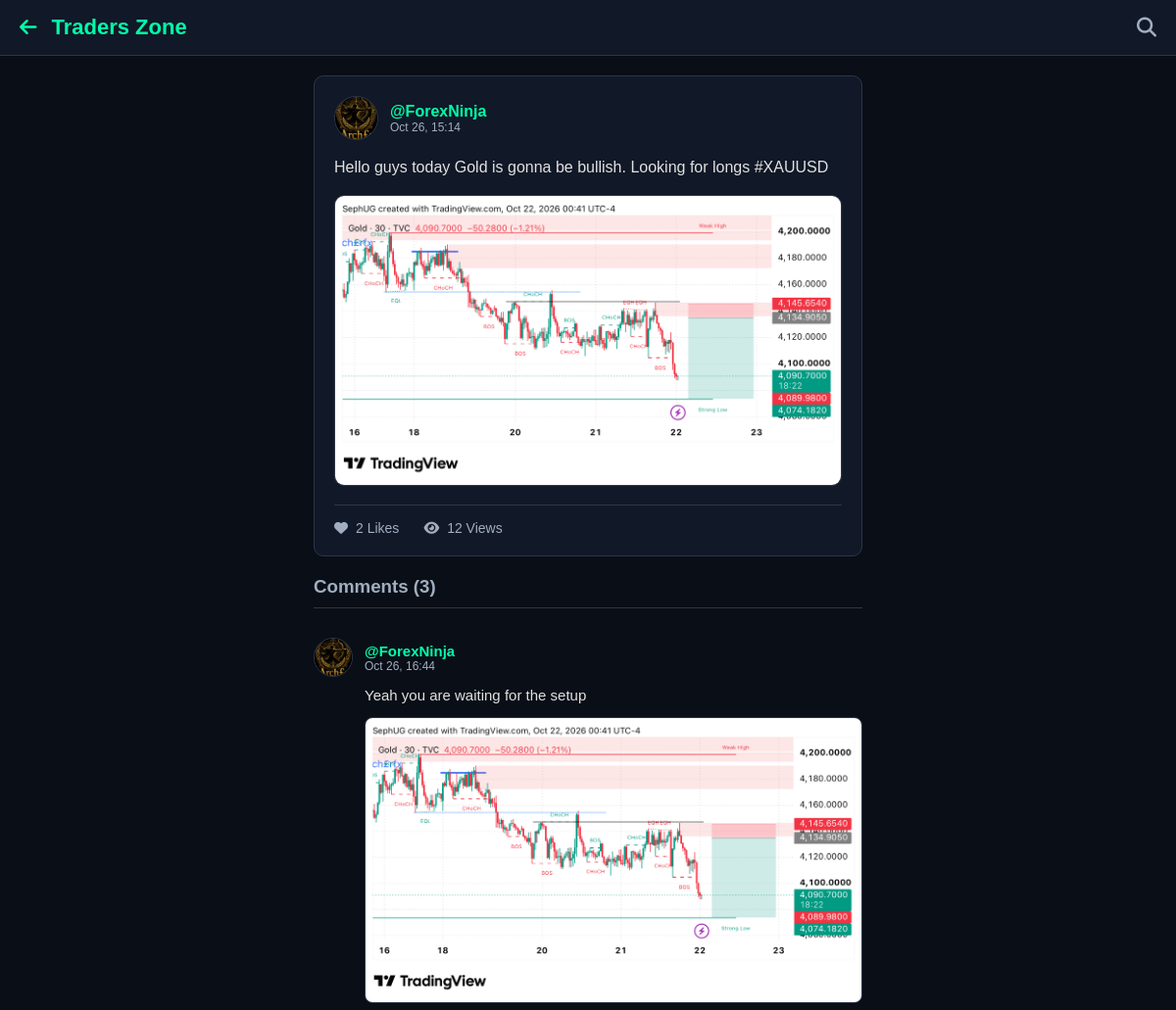
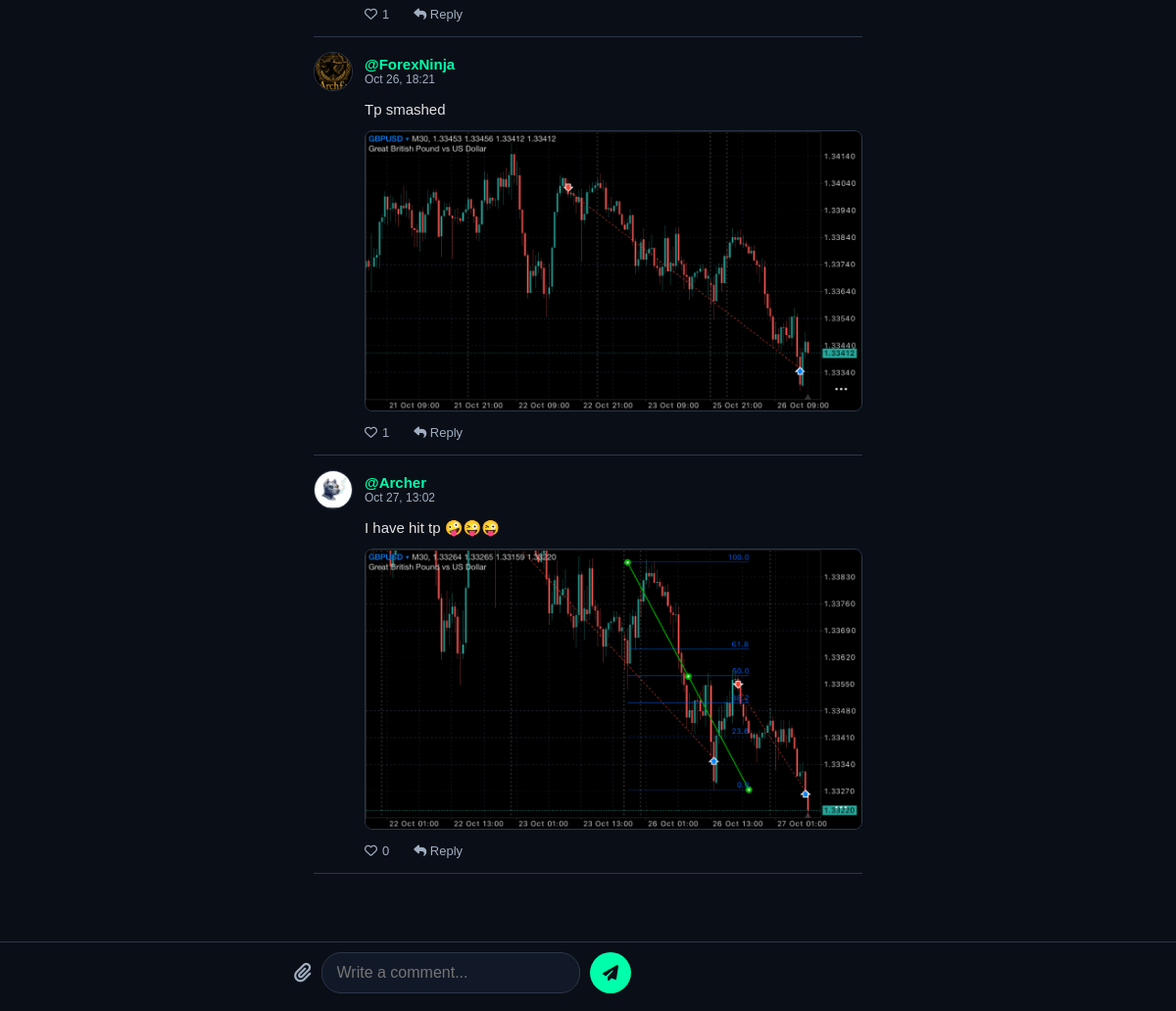
Page /post/4 (signed in) on the committed database (2 pictures, top to bottom).
### tables this page shows
CREATE TABLE users (
            id INTEGER PRIMARY KEY AUTOINCREMENT,
            username TEXT UNIQUE NOT NULL,
            password TEXT NOT NULL,
            bio TEXT DEFAULT 'Forex & Crypto Trader'
        , avatar_path TEXT, name TEXT, email TEXT, last_seen DATETIME);

CREATE TABLE posts (
            id INTEGER PRIMARY KEY AUTOINCREMENT,
            user_id INTEGER NOT NULL,
            content TEXT NOT NULL,
            timestamp DATETIME DEFAULT CURRENT_TIMESTAMP, views INTEGER DEFAULT 0, image_path TEXT,
            FOREIGN KEY (user_id) REFERENCES users (id)
        );

CREATE TABLE comments (
            id INTEGER PRIMARY KEY AUTOINCREMENT,
            post_id INTEGER NOT NULL,
            user_id INTEGER NOT NULL,
            text_content TEXT,
            image_path TEXT,
            sticker TEXT,
            timestamp DATETIME DEFAULT CURRENT_TIMESTAMP,
            FOREIGN KEY (post_id) REFERENCES posts (id),
            FOREIGN KEY (user_id) REFERENCES users (id)
        );

### app.py (the view)
@app.route('/post/<int:post_id>')
def view_post(post_id):
    if 'user_id' not in session:
        return redirect(url_for('login'))
    conn = get_db_connection()
    me = conn.execute('SELECT id FROM users WHERE username = ?', (session['user_id'],)).fetchone()
    has_viewed = conn.execute('SELECT * FROM post_views WHERE post_id = ? AND user_id = ?', (post_id, me['id'])).fetchone()
    if not has_viewed:
        conn.execute('INSERT INTO post_views (post_id, user_id) VALUES (?, ?)', (post_id, me['id']))
        conn.execute('UPDATE posts SET views = views + 1 WHERE id = ?', (post_id,))
        conn.commit()
    post = conn.execute('''
        SELECT posts.*, users.username, users.avatar_path,
        (SELECT COUNT(*) FROM likes WHERE likes.post_id = posts.id) as like_count
        FROM posts
        JOIN users ON posts.user_id = users.id
        WHERE posts.id = ?
    ''', (post_id,)).fetchone()
    comments = conn.execute('''
        SELECT comments.*, users.username, users.avatar_path,
        (SELECT COUNT(*) FROM comment_likes WHERE comment_likes.comment_id = comments.id) as like_count
        FROM comments
        JOIN users ON comments.user_id = users.id
        WHERE comments.post_id = ?
        ORDER BY comments.timestamp ASC
    ''', (post_id,)).fetchall()
    conn.close()
    if not post:
        return "Post not found", 404
    return render_template('post.html', post=post, comments=comments, my_id=me['id'])

### app.py (called while the page is built)
def get_db_connection():
    conn = sqlite3.connect('traderszone.db', timeout=20)
    conn.row_factory = sqlite3.Row
    return conn

@app.before_request
def update_last_seen():
    if 'user_id' in session:
        try:
            conn = get_db_connection()
            now = datetime.utcnow().strftime("%Y-%m-%d %H:%M:%S")
            conn.execute('UPDATE users SET last_seen = ? WHERE username = ?', (now, session['user_id']))
            conn.commit()
            conn.close()
        except sqlite3.OperationalError:
            pass

@app.template_filter('local_time')
def local_time_filter(value, format="%H:%M"):
    if not value: return ""
    try:
        utc_dt = datetime.strptime(str(value), "%Y-%m-%d %H:%M:%S")
        local_dt = utc_dt + timedelta(hours=3)
        return local_dt.strftime(format)
    except Exception as e:
        return value # If it fails, just return the original string

### templates/post.html (shortened to what this page needs)
<!DOCTYPE html>
<html>
<head>
    <link rel="stylesheet" href="https://cdnjs.cloudflare.com/ajax/libs/font-awesome/6.4.0/css/all.min.css">
</head>
<body>
    <div class="navbar">
        <div style="display: flex; align-items: center;">
            <a href="/" style="color: #00ffaa; text-decoration: none; margin-right: 15px; font-size: 20px;"><i class="fa-solid fa-arrow-left"></i></a>
            <a href="/" class="logo">Traders Zone</a>
        </div>
        <div class="nav-links">
            <a href="#" style="font-size: 20px; color: #a0aec0;"><i class="fa-solid fa-magnifying-glass"></i></a>
        </div>
    </div>
    <div class="container">
        <div class="post-card">
            <div class="post-header">
                {% if post.avatar_path %}
                    <img src="/{{ post.avatar_path }}" class="avatar-img">
                {% else %}
                    <div class="avatar-text">{{ post.username[0] }}</div>
                {% endif %}
                <div class="user-details">
                    <div class="username">@{{ post.username }}</div>
                    <div class="timestamp">{{ post.timestamp | local_time('%b %d, %H:%M') }}</div>
                </div>
            </div>
            <div class="post-content">{{ post.content }}</div>
            {% if post.image_path %}
                <img src="/{{ post.image_path }}" class="post-image">
            {% endif %}
            <div class="post-actions">
                <a href="/like/{{ post.id }}" class="action-btn"><i class="fa-solid fa-heart"></i> {{ post.like_count }} Likes</a>
                <span class="action-btn"><i class="fa-solid fa-eye"></i> {{ post.views }} Views</span>
            </div>
        </div>
        <div class="comment-section">
            <h3>Comments ({{ comments|length }})</h3>
            {% for comment in comments %}
            <div class="comment">
                <div class="post-header" style="margin-bottom: 0;">
                    {% if comment.avatar_path %}
                        <img src="/{{ comment.avatar_path }}" class="avatar-img" style="width: 40px; height: 40px;">
                    {% else %}
                        <div class="avatar-text" style="width: 40px; height: 40px; font-size: 16px;">{{ comment.username[0] }}</div>
                    {% endif %}
                    <div class="user-details">
                        <div class="username" style="font-size: 15px;">@{{ comment.username }}</div>
                        <div class="timestamp">{{ comment.timestamp | local_time('%b %d, %H:%M') }}</div>
                    </div>
                </div>
                {% if comment.text_content %}
                    <p class="comment-text">{{ comment.text_content }}</p>
                {% endif %}
                {% if comment.image_path %}
                    <img src="/{{ comment.image_path }}" class="comment-img">
                {% endif %}
                <div style="margin-left: 52px; margin-top: 10px; display: flex; gap: 25px; color: #a0aec0; font-size: 13px;">
                    <a href="/like_comment/{{ comment.id }}" style="color: #a0aec0; text-decoration: none; display: flex; align-items: center; gap: 5px;">
                        <i class="fa-regular fa-heart"></i> {{ comment.like_count }}
                    </a>
                    <span style="cursor: pointer;" onclick="replyTo('{{ comment.username }}')"><i class="fa-solid fa-reply"></i> Reply</span>
                </div>
            </div>
            {% else %}
            <p style="color:#a0aec0; font-size:14px;">No comments yet. Be the first!</p>
            {% endfor %}
        </div>
    </div>
    {% if session.get('user_id') %}
    <div class="add-comment">
        <form method="POST" action="/add_comment/{{ post.id }}" enctype="multipart/form-data" class="comment-form-inner">
            <div class="sticker-picker">
                <span class="sticker-btn" onclick="pickSticker(this, 'p                <span class="sticker-btn" onclick="pickSticker(this, 'p                <span class="sticker-btn" onclick="pickSticker(this, 'p                <span class="sticker-btn" onclick="pickSticker(this, 'p                <span class="sticker-btn" onclick="pickSticker(this, 'p                <span class="sticker-btn" onclick="pickSticker(this, 'p            </div>
            <div style="display: table; width: 100%; table-layout: fixed;">
                <div style="display: table-cell; width: 35px; vertical-align: middle; text-align: center;">
                    <label for="file-upload" style="color: #a0aec0; font-size: 20px; cursor: pointer; display: block;"><i class="fa-solid fa-paperclip"></i></label>
                </div>
                <div style="display: table-cell; vertical-align: middle; padding: 0 10px; width: 100%;">
                    <input type="text" name="text_content" id="reply-input" placeholder="Write a comment..." style="width: 100%; height: 42px; padding: 0 15px; border-radius: 20px; border: 1px solid #2d3748; background-color: #111827; color: white; font-size: 16px; outline: none;">
                </div>
                <div style="display: table-cell; width: 50px; vertical-align: middle; text-align: center;">
                    <button type="submit" style="background-color: #00ffaa; color: #0a0e17; width: 42px; height: 42px; border-radius: 50%; border: none; display: flex; justify-content: center; align-items: center; font-size: 16px; margin: 0 auto;"><i class="fa-solid fa-paper-plane"></i></button>
                </div>
            </div>
        </form>
    </div>
    {% endif %}
</body>
</html>

### templates/post.html (style rules this page uses)
* { box-sizing: border-box; margin: 0; padding: 0; }
body { background-color: #0a0e17; color: #e1e1e1; font-family: Arial, sans-serif; padding-bottom: 120px; }
.navbar { background-color: #111827; padding: 15px 20px; display: flex; justify-content: space-between; align-items: center; border-bottom: 1px solid #2d3748; position: sticky; top: 0; z-index: 10; }
.logo { font-size: 22px; font-weight: bold; color: #00ffaa; text-decoration: none; }
.nav-links a { color: #e1e1e1; text-decoration: none; margin-left: 15px; font-size: 14px; }
.container { max-width: 600px; margin: 0 auto; padding: 20px; }
.post-card { background-color: #111827; padding: 20px; border-radius: 10px; border: 1px solid #2d3748; margin-bottom: 20px; }
.post-header { display: flex; align-items: center; margin-bottom: 15px; }
.avatar-img { width: 45px; height: 45px; border-radius: 50%; object-fit: cover; margin-right: 12px; border: 1px solid #2d3748; }
.user-details { display: flex; flex-direction: column; }
.username { color: #00ffaa; font-weight: bold; font-size: 16px; }
.timestamp { color: #a0aec0; font-size: 12px; }
.post-content { line-height: 1.6; font-size: 16px; white-space: pre-wrap; margin-bottom: 15px; }
.post-image { width: 100%; border-radius: 10px; margin-bottom: 15px; border: 1px solid #2d3748; }
.post-actions { display: flex; gap: 25px; border-top: 1px solid #2d3748; padding-top: 15px; color: #a0aec0; }
.action-btn { display: flex; align-items: center; gap: 8px; font-size: 14px; text-decoration: none; color: inherit; }
.comment-section h3 { margin-bottom: 15px; color: #a0aec0; border-bottom: 1px solid #2d3748; padding-bottom: 10px; }
.comment { padding: 15px 0; border-bottom: 1px solid #2d3748; }
.comment-text { font-size: 15px; margin-top: 8px; margin-left: 52px; line-height: 1.5; }
.comment-img { max-width: calc(100% - 52px); border-radius: 8px; margin-top: 10px; margin-left: 52px; border: 1px solid #2d3748; }
.add-comment { position: fixed; bottom: 0; left: 0; width: 100%; background-color: #0a0e17; padding: 10px 15px; border-top: 1px solid #2d3748; z-index: 1000; }
.comment-form-inner { max-width: 600px; margin: 0 auto; display: flex; flex-direction: column; gap: 10px; }
.sticker-picker { display: flex; gap: 15px; overflow-x: auto; padding-bottom: 8px; }
.sticker-picker label { font-size: 24px; cursor: pointer; }

### rows in the picture
users: avatar_path (picture), username "ForexNinja"
posts: timestamp|local_time "Oct 26, 15:14", content "Hello guys today Gold is gonna be bullish. Looking for longs #XAUUSD", image_path (picture), views "12"
comments: avatar_path (picture), username "ForexNinja", timestamp|local_time "Oct 26, 16:44", text_content "Yeah you are waiting for the setup", image_path (picture), like_count "1"
comments: avatar_path (picture), username "ForexNinja", timestamp|local_time "Oct 26, 18:21", text_content "Tp smashed", image_path (picture), like_count "1"
comments: avatar_path (picture), username "Archer", timestamp|local_time "Oct 27, 13:02", text_content "I have hit tp 🤪😜😜", image_path (picture), like_count "0"

### other values in the picture
{{ post.like_count }} "2"
{{ comments|length }} "3"
